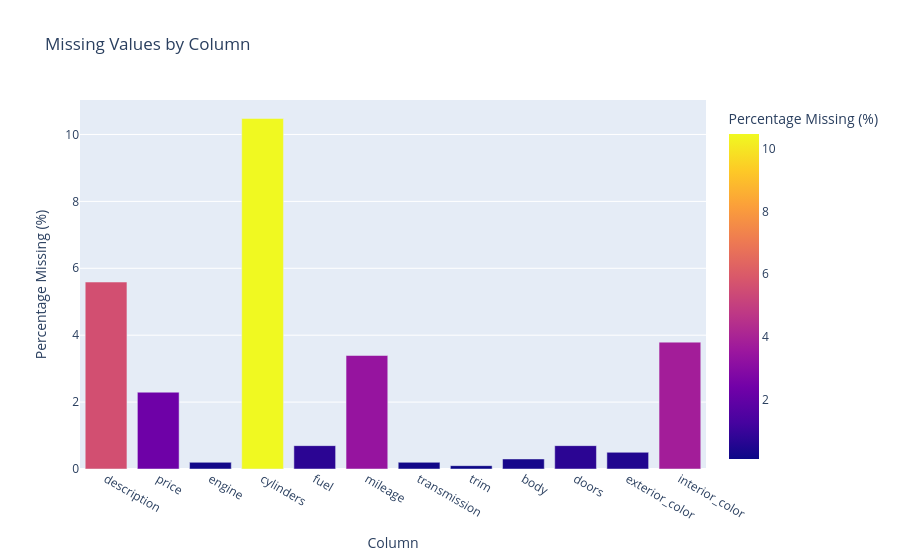

Notebook source saved alongside this figure:
### Code cell
fig = px.bar(
    missing_df[missing_df['Missing_Count'] > 0],
    x='Column',
    y='Missing_Percentage',
    title='Missing Values by Column',
    labels={'Missing_Percentage': 'Percentage Missing (%)'},
    color='Missing_Percentage'
)
fig.show()

### Figure 1 — Plotly figure (JSON) as saved in the notebook; plotly's stock layout.template omitted (floating-point values rounded to 4 significant figures)
{"data": [{"hovertemplate": "Column=%{x}<br>Percentage Missing (%)=%{marker.color}<extra></extra>", "legendgroup": "", "marker": {"color": [5.589, 2.295, 0.1996, 10.48, 0.6986, 3.393, 0.1996, 0.0998, 0.2994, 0.6986, 0.499, 3.792], "coloraxis": "coloraxis", "pattern": {"shape": ""}}, "name": "", "orientation": "v", "showlegend": false, "textposition": "auto", "type": "bar", "x": ["description", "price", "engine", "cylinders", "fuel", "mileage", "transmission", "trim", "body", "doors", "exterior_color", "interior_color"], "xaxis": "x", "y": [5.589, 2.295, 0.1996, 10.48, 0.6986, 3.393, 0.1996, 0.0998, 0.2994, 0.6986, 0.499, 3.792], "yaxis": "y"}], "layout": {"barmode": "relative", "coloraxis": {"colorbar": {"title": {"text": "Percentage Missing (%)"}}, "colorscale": [[0, "#0d0887"], [0.1111, "#46039f"], [0.2222, "#7201a8"], [0.3333, "#9c179e"], [0.4444, "#bd3786"], [0.5556, "#d8576b"], [0.6667, "#ed7953"], [0.7778, "#fb9f3a"], [0.8889, "#fdca26"], [1, "#f0f921"]]}, "legend": {"tracegroupgap": 0}, "title": {"text": "Missing Values by Column"}, "xaxis": {"anchor": "y", "domain": [0, 1], "title": {"text": "Column"}}, "yaxis": {"anchor": "x", "domain": [0, 1], "title": {"text": "Percentage Missing (%)"}}}}
